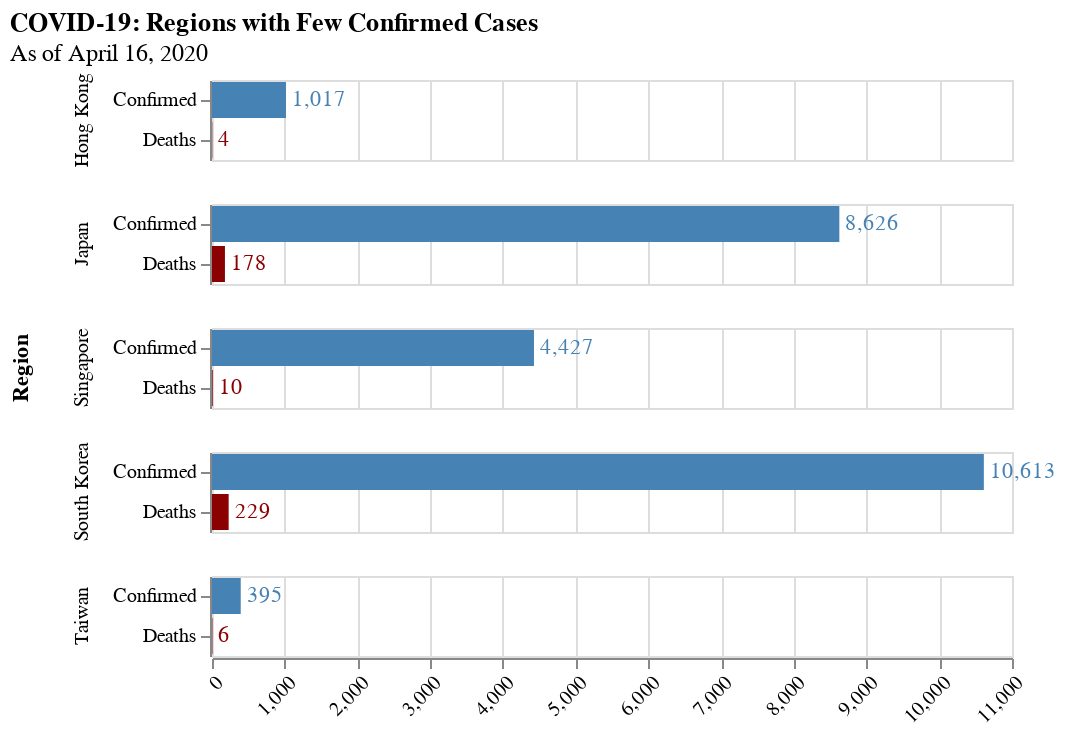

Notebook source saved alongside this figure:
### Code cell
# Confirmed and Deaths, Small Regions
regions_small = Places([taiwan, singapore, southkorea, japan, hongkong])
plot_group_qtys(regions_small, 'COVID-19: Regions with Few Confirmed Cases')

### Figure 1 — Vega-Lite specification as saved in the notebook (floating-point values rounded to 4 significant figures)
{"config": {"view": {"continuousWidth": 400, "continuousHeight": 300}, "axisX": {"labelAngle": -45, "title": null}, "axisY": {"title": null}}, "data": {"name": "data-3acbed4f74098b6cae76e4f720634b3c"}, "facet": {"row": {"type": "nominal", "field": "Region"}}, "spec": {"layer": [{"mark": "bar", "encoding": {"color": {"type": "nominal", "field": "Case Type", "legend": null, "scale": {"range": ["steelblue", "darkred"]}}, "x": {"type": "quantitative", "field": "Count"}, "y": {"type": "nominal", "field": "Case Type"}}}, {"mark": {"type": "text", "align": "left", "baseline": "middle", "dx": 3}, "encoding": {"color": {"type": "nominal", "field": "Case Type", "legend": null, "scale": {"range": ["steelblue", "darkred"]}}, "text": {"type": "quantitative", "field": "Count", "format": ","}, "x": {"type": "quantitative", "field": "Count"}, "y": {"type": "nominal", "field": "Case Type"}}}]}, "title": {"text": "COVID-19: Regions with Few Confirmed Cases", "subtitle": "As of April 16, 2020"}, "$schema": "https://vega.github.io/schema/vega-lite/v4.8.1.json", "datasets": {"data-3acbed4f74098b6cae76e4f720634b3c": [{"Region": "Taiwan", "Count": 395, "Case Type": "Confirmed"}, {"Region": "Taiwan", "Count": 6, "Case Type": "Deaths"}, {"Region": "Singapore", "Count": 4427, "Case Type": "Confirmed"}, {"Region": "Singapore", "Count": 10, "Case Type": "Deaths"}, {"Region": "South Korea", "Count": 10613, "Case Type": "Confirmed"}, {"Region": "South Korea", "Count": 229, "Case Type": "Deaths"}, {"Region": "Japan", "Count": 8626, "Case Type": "Confirmed"}, {"Region": "Japan", "Count": 178, "Case Type": "Deaths"}, {"Region": "Hong Kong", "Count": 1017, "Case Type": "Confirmed"}, {"Region": "Hong Kong", "Count": 4, "Case Type": "Deaths"}]}}
